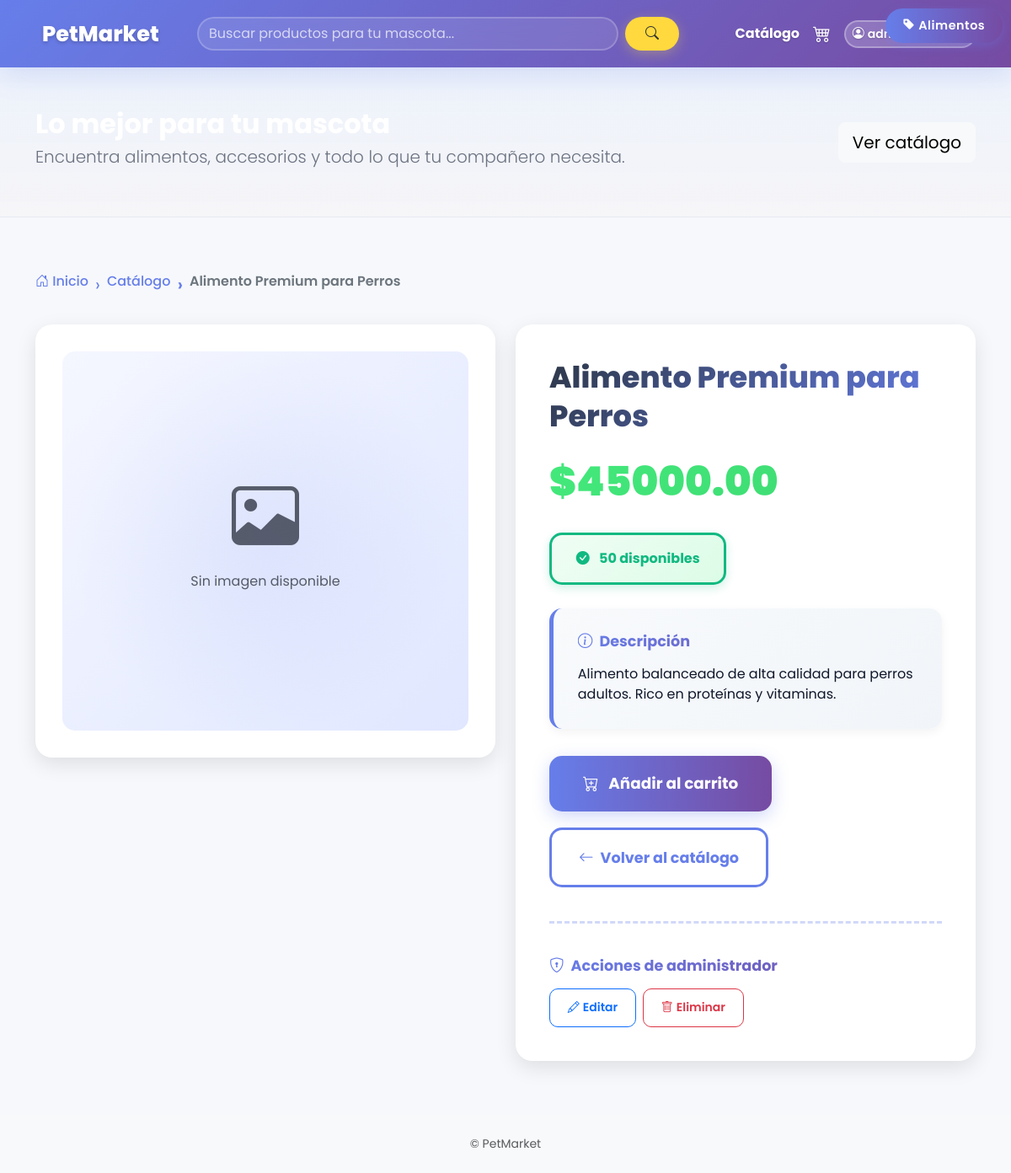
The app's page /productos/1/ (signed in), older data.
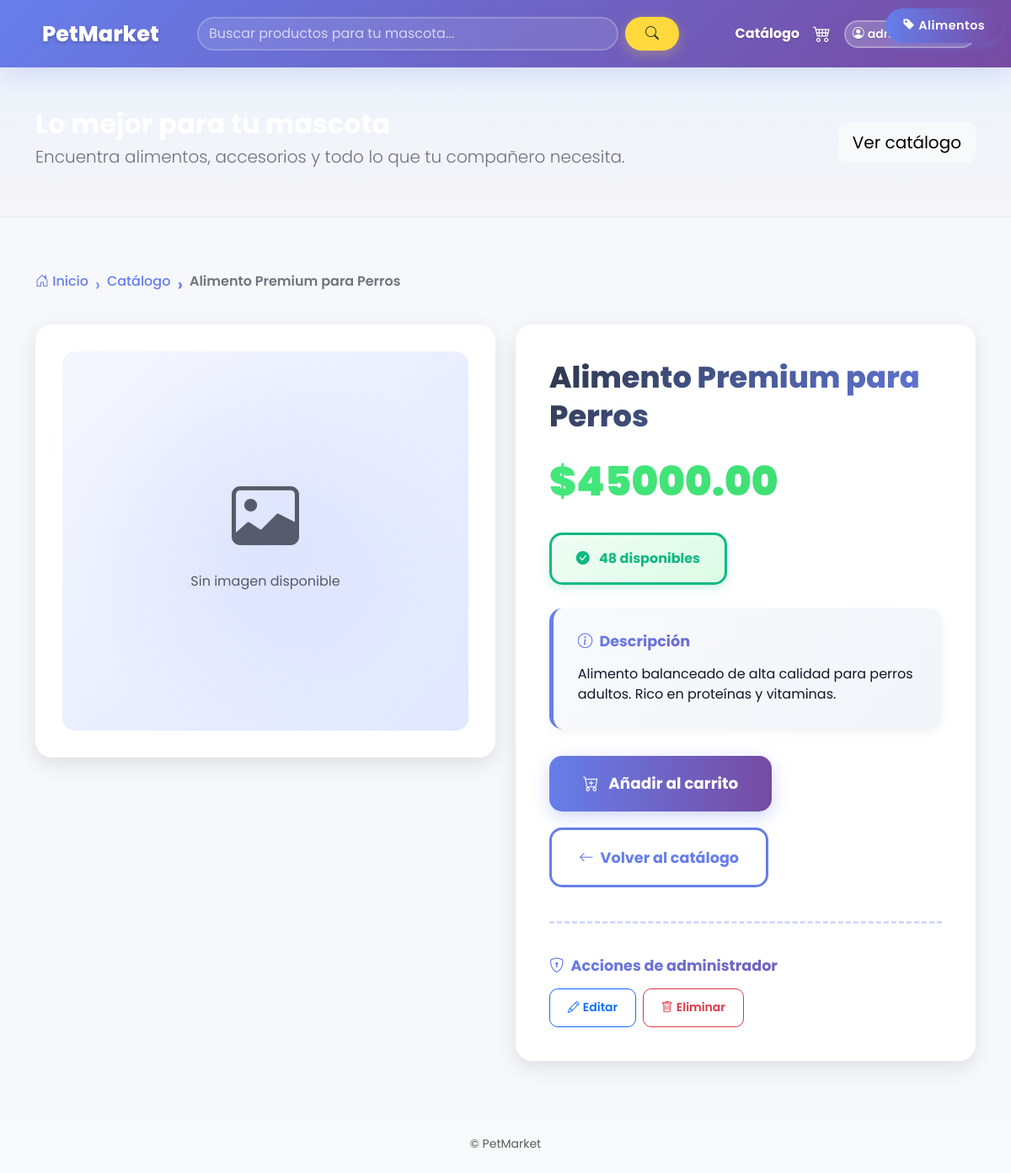
The same page, newer data.
### productos/models.py (models this page shows, shortened)
class Producto(models.Model):
    nombre = models.CharField(max_length=100)
    descripcion = models.TextField()
    precio = models.DecimalField(max_digits=10, decimal_places=2)
    stock = models.PositiveIntegerField()
    image = models.ImageField(upload_to='productos/', null=True, blank=True)
    categoria = models.ForeignKey(Categoria, null=True, blank=True, on_delete=models.SET_NULL)

class Categoria(models.Model):
    nombre = models.CharField(max_length=50, unique=True)
    def __str__(self):
        return self.nombre

### productos/front_views.py (the view)
# urls.py: path('<int:pk>/', front_views.producto_detalle, name='producto_detalle'),
def producto_detalle(request, pk):
    producto = get_object_or_404(Producto, pk=pk)
    return render(request, 'productos/detalle.html', {'producto': producto})

### petmarket/context_processors.py (called while the page is built)
def cart_count(request):
    cart = request.session.get('cart', {})
    count = sum(cart.values()) if isinstance(cart, dict) else 0
    return {'cart_count': count}

### templates/productos/detalle.html (shortened to what this page needs)
{% extends 'base.html' %}
{% block content %}
<div class="container product-detail-container">
  <nav aria-label="breadcrumb">
    <ol class="breadcrumb">
      <li class="breadcrumb-item"><a href="/"><i class="bi bi-house-door"></i> Inicio</a></li>
      <li class="breadcrumb-item"><a href="/productos/">Catálogo</a></li>
      <li class="breadcrumb-item active" aria-current="page">{{ producto.nombre }}</li>
    </ol>
  </nav>
  <div class="row gx-4 gy-4">
    <div class="col-lg-6">
      <div class="image-card">
        <div class="image-wrapper">
          {% if producto.image %}
            <img src="{{ producto.image.url }}" class="product-detail-image" alt="{{ producto.nombre }}" onerror="this.onerror=null; this.parentElement.innerHTML='<div class=\'text-center text-muted\'><i class=\'bi bi-image display-1\'></i><p class=\'mt-3\'>Imagen no disponible</p></div>';">
          {% else %}
            <div class="text-center text-muted">
              <i class="bi bi-image display-1"></i>
              <p class="mt-3">Sin imagen disponible</p>
            </div>
          {% endif %}
        </div>
      </div>
    </div>
    <div class="col-lg-6">
      <div class="info-card">
        {% if producto.categoria %}
          <span class="categoria-badge">
            <i class="bi bi-tag-fill me-1"></i>{{ producto.categoria }}
          </span>
        {% endif %}
        <h1 class="product-title">{{ producto.nombre }}</h1>
        <div class="price-display">${{ producto.precio }}</div>
        {% if producto.stock > 0 %}
          {% if producto.stock <= 5 %}
            <div class="stock-indicator low-stock">
              <i class="bi bi-exclamation-triangle-fill"></i>
              ¡Solo quedan {{ producto.stock }}!
            </div>
          {% else %}
            <div class="stock-indicator">
              <i class="bi bi-check-circle-fill"></i>
              {{ producto.stock }} disponibles
            </div>
          {% endif %}
        {% else %}
          <div class="stock-indicator out-of-stock">
            <i class="bi bi-x-circle-fill"></i>
            Sin stock
          </div>
        {% endif %}
        <div class="description-section">
          <h6><i class="bi bi-info-circle me-2"></i>Descripción</h6>
          <p class="mb-0">{{ producto.descripcion }}</p>
        </div>
        <form method="post" action="/carrito/add/{{ producto.pk }}/">
          <div class="action-buttons">
            <button class="btn btn-add-cart" {% if producto.stock == 0 %}disabled{% endif %}>
              <i class="bi bi-cart-plus me-2"></i>
              {% if producto.stock == 0 %}
                Producto agotado
              {% else %}
                Añadir al carrito
              {% endif %}
            </button>
            <a class="btn btn-back" href="/productos/">
              <i class="bi bi-arrow-left me-2"></i>Volver al catálogo
            </a>
          </div>
        </form>
        {% if request.user.is_authenticated %}
          {% if request.user.role == 'empleado' or request.user.role == 'admin' %}
            <div class="admin-actions">
              <h6 class="text-muted mb-3">
                <i class="bi bi-shield-lock me-2"></i>Acciones de administrador
              </h6>
              <div class="d-flex gap-2">
                <a class="btn btn-sm btn-outline-primary" href="/productos/{{ producto.pk }}/editar/">
                  <i class="bi bi-pencil me-1"></i>Editar
                </a>
                <a class="btn btn-sm btn-outline-danger" href="/productos/{{ producto.pk }}/eliminar/">
                  <i class="bi bi-trash me-1"></i>Eliminar
                </a>
              </div>
            </div>
          {% endif %}
        {% endif %}
      </div>
    </div>
  </div>
</div>
{% endblock %}

Row changes from the older to the newer data that the page shows:
changed Producto "Alimento Premium para Perros": stock "50" → "48"
